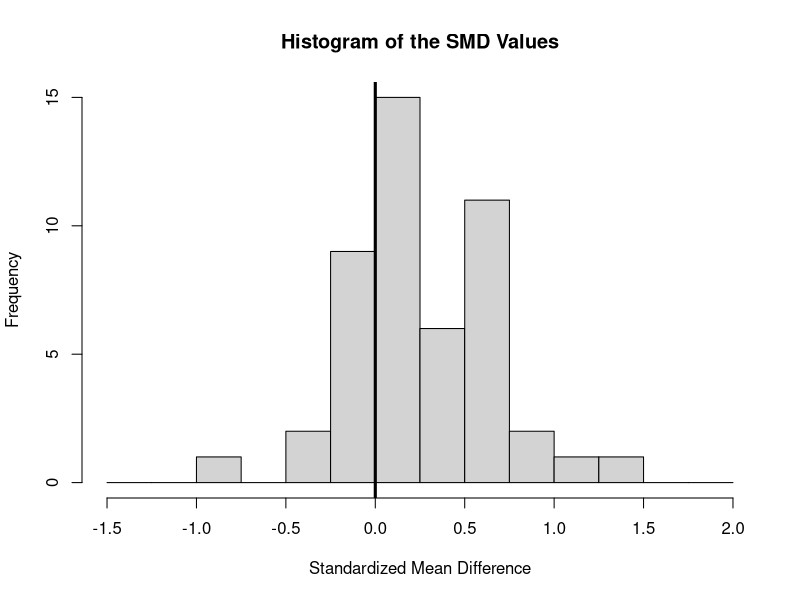
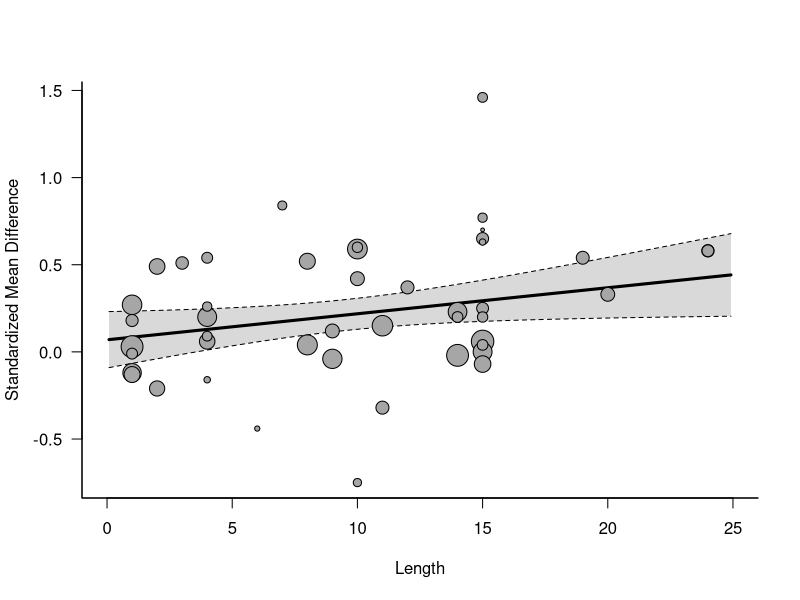
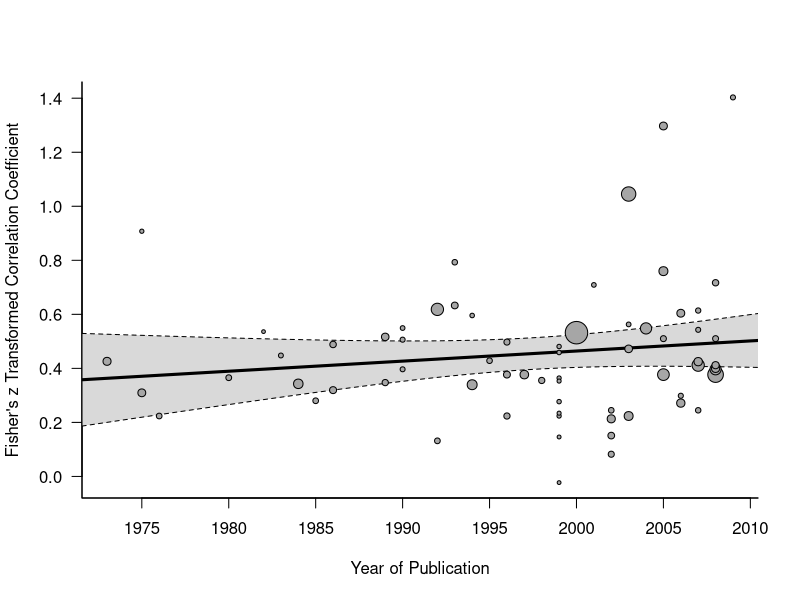
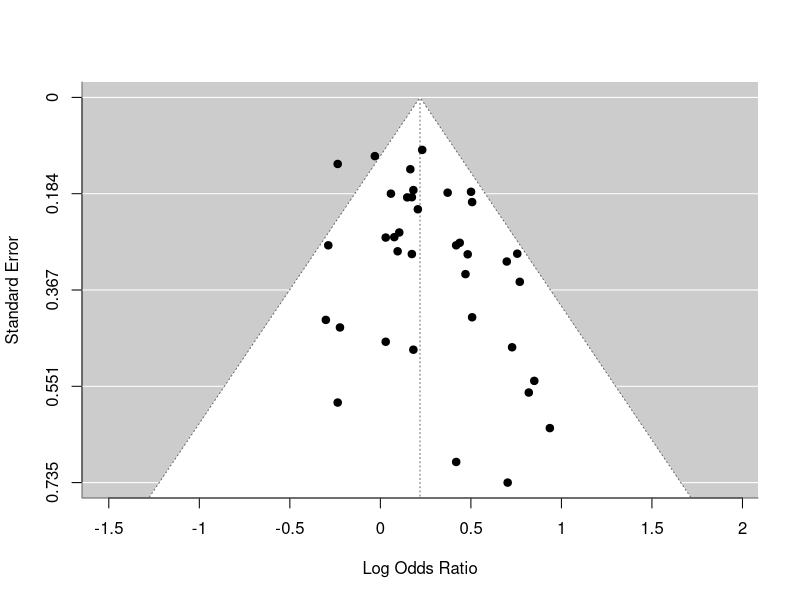
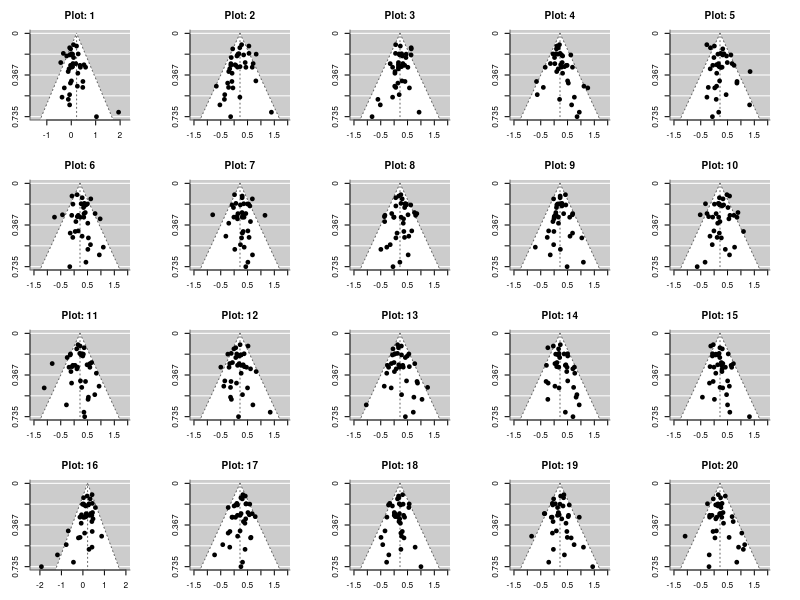
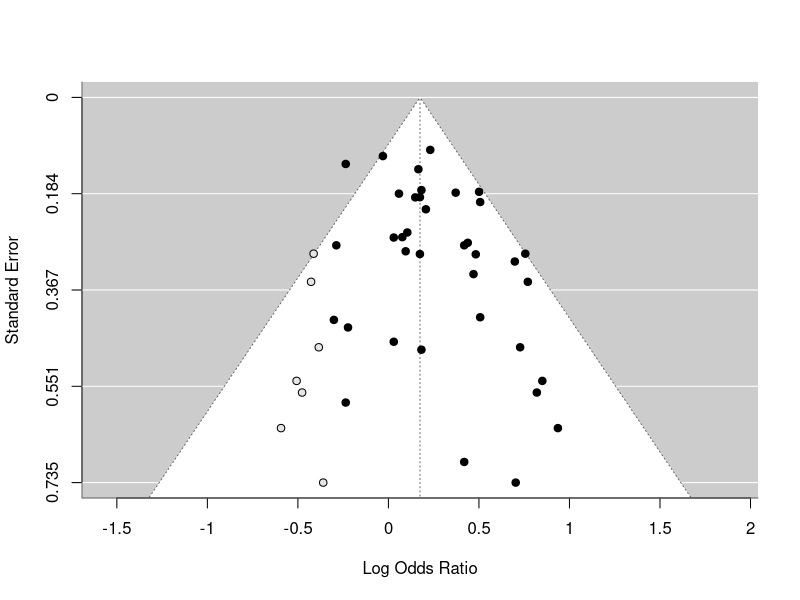
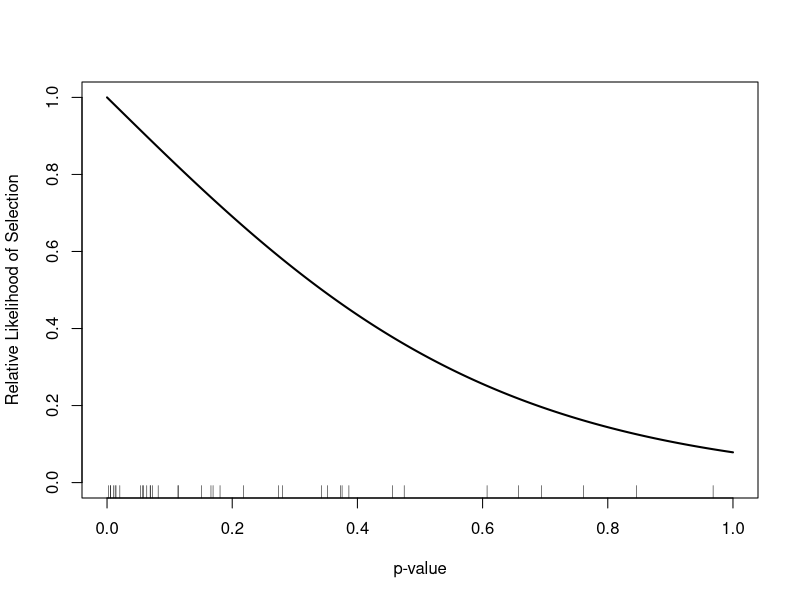

The R source for these figures, in order: (Note: this script raises an error after producing the figures.)
############################################################################

# materials from the "Meta-Analysis with R" workshop given by Wolfgang
# Viechtbauer on March 24, 2003, as part of the 2023 "Evidence Synthesis &
# Meta-Analysis in R Conference" (https://esmarconf.org)
#
# workshop details: https://www.wvbauer.com/doku.php/workshop_2023_ma_esmarconf
# author website:   https://www.wvbauer.com

############################################################################

# load metafor package
library(metafor)

############################################################################

# meta-analysis examining the effectiveness of school-based writing-to-learn
# interventions on academic achievement
#
# source: Bangert-Drowns, R. L., Hurley, M. M., & Wilkinson, B. (2004). The
# effects of school-based writing-to-learn interventions on academic
# achievement: A meta-analysis. Review of Educational Research, 74(1), 29-58.
# https://doi.org/10.3102/00346543074001029 https://www.jstor.org/stable/3516060
#
# one of the included studies: Ganguli, A. B. (1989). Integrating writing in
# developmental mathematics. College Teaching, 37(4), 140-142.
# https://www.jstor.org/stable/27558364
#
# note: the standardized mean differences are already computed for the studies
# in this dataset, so there is no need to use the escalc() function; positive
# values indicate a higher mean level of academic achievement in the group
# receiving a writing-to-learn intervention compared to the control group

# for a description of the dataset, see:
help(dat.bangertdrowns2004)

# copy data to 'dat'
dat <- dat.bangertdrowns2004
dat

# note: NA = not available (i.e., missing values)

# illustrate the calculation of the SMD for study 14: Ganguli (1989)
escalc(measure="SMD", m1i=342, sd1i=68, n1i=27,
                      m2i=303, sd2i=75, n2i=23)

# fit a random-effects model (use either the DL or REML estimator)
res <- rma(yi, vi, data=dat)
res

# obtain the 95% prediction interval
predict(res, digits=2)

# do the results suggest that writing-to-learn interventions have on average a
# positive effect on academic achievement? if so, how consistent is the effect
# across studies?

# yes, the estimated average standardized mean difference is positive (0.22;
# 95% CI: 0.13 to 0.31) and significantly different from 0; however, there
# does appear to be heterogeneity in the true effects (Q(47)=107.11, p<.0001)
# and the 95% prediction interval (-0.23 to 0.67) indicates that the effect in
# individual studies can vary quite a bit, so there could be circumstances
# where such interventions are ineffective (or even counterproductive) and
# circumstances where such interventions are quite a bit more effective

# obtain a 95% CIs for tau^2 and I^2
confint(res)

# fit an equal-effects model (as in Bangert-Drowns et al., 2004)
res <- rma(yi, vi, data=dat, method="EE", digits=2)
res

# find the results provided by this model in Bangert-Drowns et al. (2004); do
# you think these are the results that should have been reported in the paper?
# why or why not?

# we can find these results on page 43; however, it does not seem sensible to
# use an equal-effects model here, since there is pretty clear indication of
# heterogeneity in the true effects, so a random-effects model seems more
# appropriate for these data

# like Figure 1 in the paper, but without a normal distribution superimposed
# on the histogram, because we do NOT assume that the observed outcomes follow
# a normal distribution (the sampling distributions are assumed to be normal,
# but this does not imply that the observed outcomes are normally distributed)
hist(dat$yi, breaks=seq(-1.5, 2, by=0.25), xlab="Standardized Mean Difference",
     main="Histogram of the SMD Values")
abline(v=0, lwd=3)

# fit mixed-effects meta-regression models with the following moderators (one
# at a time): grade (treated categorically!), length (continuously), wic,
# feedback, info, pers, imag, and meta

# for grade, compute the estimated average SMD for each level
res <- rma(yi, vi, mods = ~ factor(grade), data=dat)
res
predict(res, newmods=c(0,0,0), digits=2)
predict(res, newmods=c(1,0,0), digits=2)
predict(res, newmods=c(0,1,0), digits=2)
predict(res, newmods=c(0,0,1), digits=2)

# can also do this with a single call to predict()
predict(res, newmods=rbind(0,diag(3)), digits=2)

# for length, compute the estimated average SMD for length equal to 1 and 24
res <- rma(yi, vi, mods = ~ length, data=dat)
res
predict(res, newmods=1,  digits=2)
predict(res, newmods=24, digits=2)

# same as this
predict(res, newmods=c(1,24), digits=2)

# scatterplot of the SMDs against length with the regression line added
regplot(res, xlim=c(0,25), xlab="Length", las=1, digits=1, bty="l")

# other moderators
rma(yi, vi, mods = ~ wic, data=dat)
rma(yi, vi, mods = ~ feedback, data=dat)
rma(yi, vi, mods = ~ info, data=dat)
rma(yi, vi, mods = ~ pers, data=dat)
rma(yi, vi, mods = ~ imag, data=dat)
rma(yi, vi, mods = ~ meta, data=dat)

# for meta, compute the estimated average SMD for meta=0 and meta=1
res <- rma(yi, vi, mods = ~ meta, data=dat)
res
predict(res, newmods=0, digits=2)
predict(res, newmods=1, digits=2)

# again can also just use this
predict(res, newmods=c(0,1), digits=2)

# fit a model with multiple moderators and compute some predicted average SMDs
# for various combinations of the moderator values; do you see differences in
# the relevance of particular moderator variables in the model compared to the
# models where each moderator was examined individually?
res <- rma(yi, vi, mods = ~ factor(grade) + length + meta, data=dat)
res

# predicted average SMDs for grade = 2, length = 15, and meta=0/1
predict(res, newmods=c(1,0,0, 15, 0), digits=2)
predict(res, newmods=c(1,0,0, 15, 1), digits=2)

# test the grade factor as a whole (use btt to specify the coefficient numbers
# that you want to include in the omnibus test; here, we want to test the 2nd,
# 3rd, and 4th coefficient)
anova(res, btt=2:4)

# can also specify a string that identifies all coefficients to be tested
anova(res, btt="grade")

# can also specify multiple strings
anova(res, btt=c("grade","length","meta"))

# or when specifying coefficient numbers, use a list
anova(res, btt=list(2:4,5,6))

############################################################################

# meta-analysis on the relationship between class attendance and class
# performance / grade point average in college students
#
# source: personal communication
#
# original meta-analysis: Crede, M., Roch, S. G., & Kieszczynka, U. M. (2010).
# Class attendance in college: A meta-analytic review of the relationship of
# class attendance with grades and student characteristics. Review of
# Educational Research, 80(2), 272-295. https://doi.org/10.3102/0034654310362998
# https://www.jstor.org/stable/40658464
#
# one of the included studies: Culler, R. E., & Holahan, C. J. (1980). Test
# anxiety and academic performance: The effects of study-related behaviors.
# Journal of Educational Psychology, 72(1), 16-20.
# https://doi.org/10.1037/0022-0663.72.1.16 (note: study 12 in the dataset)
#
# note: the data used in the meta-analysis by Crede et al. (2010) are slightly
# different than the data included in this dataset (but just slightly)

# for a description of the dataset, see:
help(dat.crede2010)

# copy data to 'dat'
dat <- dat.crede2010
dat

# we will focus on the relationship between class attendance and performance
# (i.e., the grade) within the class (i.e., when the criterion is 'grade')

# calculate r-to-z transformed correlations and corresponding sampling variances
# (note: using 'subset' to select those rows where criterion is 'grade')
dat <- escalc(measure="ZCOR", ri=ri, ni=ni, data=dat, subset=criterion=="grade")
dat

# fit a random-effects model
res <- rma(yi, vi, data=dat)
res

# compute the estimated average true correlation, 95% CI, and 95% PI
# note: use the back-transformation transf=transf.ztor
predict(res, transf=transf.ztor, digits=2)

# is there on average a correlation between class attendance and performance?
# if so, how strong is that correlation? how consistent is the correlation
# across studies? what was the estimated average correlation reported in Crede
# et al. (2004)?

# yes, the estimated average correlation is 0.43 (95% CI: 0.38 to 0.47),
# although the prediction interval (0.01 to 0.72) indicates substantial
# heterogeneity in how strong the correlation may be in individual studies

# fit a mixed-effects meta-regression model with class as moderator and
# compute the predicted average correlation for non-science and science
# classes
res <- rma(yi, vi, mods = ~ class, data=dat)
res
predict(res, newmods=0, transf=transf.ztor, digits=2)
predict(res, newmods=1, transf=transf.ztor, digits=2)

# fit a mixed-effects meta-regression model with source as moderator
res <- rma(yi, vi, mods = ~ source, data=dat)
res

# compute the predicted average correlations for the three source types; for
# which type is the estimated average correlation the highest / the lowest?
predict(res, newmods=c(0,0), transf=transf.ztor, digits=2)
predict(res, newmods=c(1,0), transf=transf.ztor, digits=2)
predict(res, newmods=c(0,1), transf=transf.ztor, digits=2)

# the estimated average correlation is highest for source = 'dissertation'
# (0.55) and lowest for source = 'journal' (0.40)

# fit a mixed-effects meta-regression model with the year of publication as
# moderator; does it appear as if the strength of the correlation has changed
# over time? if so, is it getting stronger or weaker?
res <- rma(yi, vi, mods = ~ year, data=dat)
res

# while the slope for 'year' is positive (suggesting an increase in the
# correlation over time), it is not significantly different from 0 (p = .24)

# compute the predicted average correlations for 1973, 1999, and 2009
predict(res, newmods=1973, transf=transf.ztor, digits=2)
predict(res, newmods=1999, transf=transf.ztor, digits=2)
predict(res, newmods=2009, transf=transf.ztor, digits=2)

# scatterplot of r-to-z transformed correlations against year of publication
regplot(res, xlab="Year of Publication", las=1, digits=1, bty="l", psize="seinv")

# in Crede et al. (2004), the relationship between the year of publication and
# the correlations was tested with a simple correlation test (but this ignores
# differences in the size of the studies, so not a recommended approach)
cor.test(dat$ri, dat$year)

############################################################################

# note: wait with this part until we have talked about publication bias

# meta-analysis of studies examining the risk of lung cancer due to
# environmental tobacco smoke (ETS) exposure
#
# source: Hackshaw, A. K., Law, M. R., & Wald, N. J. (1997). The accumulated
# evidence on lung cancer and environmental tobacco smoke. British Medical
# Journal, 315(7114), 980–988. https://doi.org/10.1136/bmj.315.7114.980
# https://www.ncbi.nlm.nih.gov/pmc/articles/PMC2127653/
#
# see also: Hackshaw, A. K. (1998). Lung cancer and passive smoking.
# Statistical Methods in Medical Research, 7(2), 119–136.
# https://doi.org/10.1177/096228029800700203
#
# one of the included studies: Fontham, E. T., Correa, P., Reynolds, P.,
# Wu-Williams, A., Buffler, P. A., Greenberg, R. S., Chen, V. W., Alterman,
# T., Boyd, P., Austin, D. F., & Liff, J. (1994). Environmental tobacco smoke
# and lung cancer in nonsmoking women: A multicenter study. Journal of the
# American Medical Association, 271(22), 1752-1759.
# https://doi.org/10.1001/jama.1994.03510460044031
#
# note: this meta-analysis was conducted with log odds ratios (and the values
# are already included in the dataset); in this particular example, you can
# think of these values as more or less the same as log risk ratios (but
# that's not true in general!); the log odds ratios were computed so that
# values greater than 0 indicate an increased risk of cancer in exposed women
# compared to women not exposed to ETS from their spouse

# for a description of the dataset, see:
help(dat.hackshaw1998)

# copy data to 'dat'
dat <- dat.hackshaw1998
dat

# fit a random-effects model
res <- rma(yi, vi, data=dat)
res

# compute the estimated average true odds ratio, 95% CI, and 95% PI
predict(res, transf=exp, digits=2)

# examine the funnel plot for these data; does the plot suggest that some
# studies may be missing? if so, what kinds of studies? (i.e., what kinds of
# effects would those missing studies show?)
funnel(res)

# there does appear to be a bit of a gap on the bottom left of the plot; this
# area corresponds to small studies where the log odds ratio happens to be
# negative (which would correspond to a lower risk in exposed women)

# can you spot the actual funnel plot among these 20 simulated ones?

set.seed(1234)
sim <- replicate(20, simulate(res))
obs <- sample(20, 1) # random number between 1 and 20
sim[[obs]] <- dat$yi # replace simulated dataset 'obs' with the real data

par(mfrow=c(4,5), cex=0.5, mar=c(3,3,3,3))
invisible(sapply(1:20, function(i)
   funnel(sim[[i]], dat$vi, refline=coef(res), main=paste("Plot:", i))))

# again, this can be quite difficult!

# close plot (to reset par() adjustments)
dev.off()

# conduct a failsafe-N analysis; what do the results suggest?
fsn(yi, vi, data=dat)

# close to 400 studies with null results would be needed to overturn the
# conclusion that the risk of cancer is elevated in exposed women (in at least
# one study); it seems implausible that so many studies with null results are
# sitting in file drawers, so this suggests that the finding is to some extent
# robust to potential publication bias

# failsafe-N analysis using the Rosenberg method
fsn(yi, vi, data=dat, type="Rosenberg")

# this would suggest around 200 studies with 0 effects would be needed to
# reduce the estimate from an equal-effects model to non-significance; that is
# still a rather large (and not very plausible) number

# conduct the regression test for funnel plot asymmetry; does the test suggest
# that there may be an association between the standard errors of the studies
# and the observed effects?
regtest(res)

# yes, the test is (just) significant (p=.0352)

# conduct the test of excess significance; what do the results suggest?
tes(yi, vi, data=dat)

# there is a higher number of significant tests in this dataset than we would
# expect based on the power of the tests; however, the difference is not quite
# significant (p = 0.1419)

# apply the trim and fill method; does the method suggest that some studies
# may be missing (and on which side)? if so (i.e., after their imputation),
# what happens to the estimated effect?
taf <- trimfill(res)
taf

# the method estimates that 7 studies on the left side of the funnel plot are
# missing; after their imputation, the estimated effect (0.1745) is pulled
# towards 0 (cf. 0.2189 from the standard random-effects model), although it
# remains statistically significant

# draw a funnel plot with the 'filled-in' studies added
funnel(taf)

# apply the PET and PEESE methods; what are the estimated effects according to
# these methods?
regtest(res)
regtest(res, predictor="vi")

# according to PET, the limit estimate is essentially zero (0.0216)); on the
# other hand, PEESE yields an estimate (0.1405) that is quite similar to the
# one from the trim and fill method (and the 95% CI still excludes 0)

# fit a 'logistic' selection model (think about the possible direction of the
# selection; what should the 'alternative' argument be set to?); does the
# model suggest a possible selection effect?
sel <- selmodel(res, type="logistic", alternative="greater")
sel
plot(sel)

# the (Wald-type) test of the selection parameter is significant (p=.0379),
# although the likelihood ratio test just fails to be significant (p=.0548);
# the estimate of the 'adjusted' effect is very close to 0 (0.0324) and no
# longer significant

############################################################################

# note: wait with this part until we have talked about multilevel /
# multivariate models

# back to the meta-analysis by Crede et al. (2010) on the relationship between
# class attendance and performance (i.e., the grade) within the class

# copy data to 'dat'
dat <- dat.crede2010
dat <- escalc(measure="ZCOR", ri=ri, ni=ni, data=dat, subset=criterion=="grade")
dat

# note: some studies included multiple samples; the different samples within
# studies presumably included different subjects and hence the sampling errors
# of the (r-to-z transformed) correlation coefficients can be assumed to be
# independent, but the underlying true outcomes might be correlated

# fit a standard random-effects model
res <- rma(yi, vi, data=dat)
res

# fit a multilevel model with random effects for studies and samples within studies
res <- rma.mv(yi, vi, random = ~ 1 | studyid/sampleid, data=dat)
res

# which one is the larger source of heterogeneity? differences between studies
# or differences in the outcomes within studies? and what is the estimated
# correlation between the true outcomes of different samples within the same
# study?
round(res$sigma2[1] / sum(res$sigma2), digits=4)

# the variance component for between-study heterogeneity is the larger one
# (0.0376 vs 0.0159); the estimated correlation between the true outcomes
# within studies is 0.7033

# fit the same model using the multivariate parameterization
res <- rma.mv(yi, vi, random = ~ sampleid | studyid, data=dat)
res

# LRT comparing a standard RE model with the multilevel model
dat$id <- 1:nrow(dat)
res0 <- rma.mv(yi, vi, random = ~ 1 | id, data=dat)
res1 <- rma.mv(yi, vi, random = ~ 1 | studyid/sampleid, data=dat)
anova(res0, res1)

# the LRT is significant (p=.0237), indicating that the multilevel model
# provides a better fit than the standard RE model

# meta-analysis on the difference between schizophrenia patients and healthy
# controls with respect to their performance on the tower of London test
# (https://en.wikipedia.org/wiki/Tower_of_London_test), a cognitive tasks
# measuring planning ability
#
# source: Knapp, F., Viechtbauer, W., Leonhart, R., Nitschke, K., & Kaller, C.
# P. (2017). Planning performance in schizophrenia patients: A meta-analysis
# of the influence of task difficulty and clinical and sociodemographic
# variables. Psychological Medicine, 47(11), 2002-2016.
# https://doi.org/10.1017/S0033291717000459
#
# note: this meta-analysis was conducted with standardized mean differences
# (the values are already included in the dataset); positive values indicate
# better performance by healthy controls compared to schizophrenia patients

# for a description of the dataset, see:
help(dat.knapp2017)

# copy data to 'dat'
dat <- dat.knapp2017
dat

# note: this is a more complex dataset
#
# 1. studies 2, 3, 9, and 20 included more than one schizophrenia patient
#    group and the standardized mean differences were computed by comparing
#    these groups against a single healthy control group
# 2. studies 6, 12, 14, 15, 18, 19, 22, and 26 had the patients and controls
#    complete different tasks of varying complexity (essentially the average
#    number of moves required to complete a task); study 6 also included two
#    different task types
# 3. study 24 provides two standardized mean differences, one for men and the
#    other for women
# 4. study 29 provides three standardized mean differences, corresponding to
#    the three different COMT Val158Met genotypes (val/val, val/met, met/met)

# all 4 issues described above lead to a multilevel structure in the dataset,
# with multiple standardized mean differences nested within some of the studies;
# issues 1. and 2. also lead to correlated sampling errors

# fit a standard random-effects model ignoring these issues
res <- rma(yi, vi, data=dat)
res

# fit a multilevel model with random effects for studies (variable 'study')
# and comparisons within studies (variable 'comp')
res <- rma.mv(yi, vi, random = ~ 1 | study/comp, data=dat)
res

# construct an approximate V matrix assuming a correlation of 0.4 for sampling
# errors of different comparisons within the same study
V <- vcalc(vi, cluster=study, obs=comp, data=dat, rho=0.4)

# fit again the same multilevel model, but now use the V matrix in the model
res <- rma.mv(yi, V, random = ~ 1 | study/comp, data=dat)
res

# use cluster-robust inference methods based on this model
robust(res, cluster=dat$study)
robust(res, cluster=dat$study, clubSandwich=TRUE)

# examine if task difficulty is a potential moderator of the effect
res <- rma.mv(yi, V, mods = ~ difficulty, random = ~ 1 | study/comp, data=dat)
res
robust(res, cluster=dat$study, clubSandwich=TRUE)

# draw a bubble plot (CI for regression line based on the robust() results)
sav <- robust(res, cluster=dat$study, clubSandwich=TRUE)
regplot(sav, xlab="Task Difficulty", ylab="Standardized Mean Difference",
        las=1, digits=1, bty="l")

############################################################################
